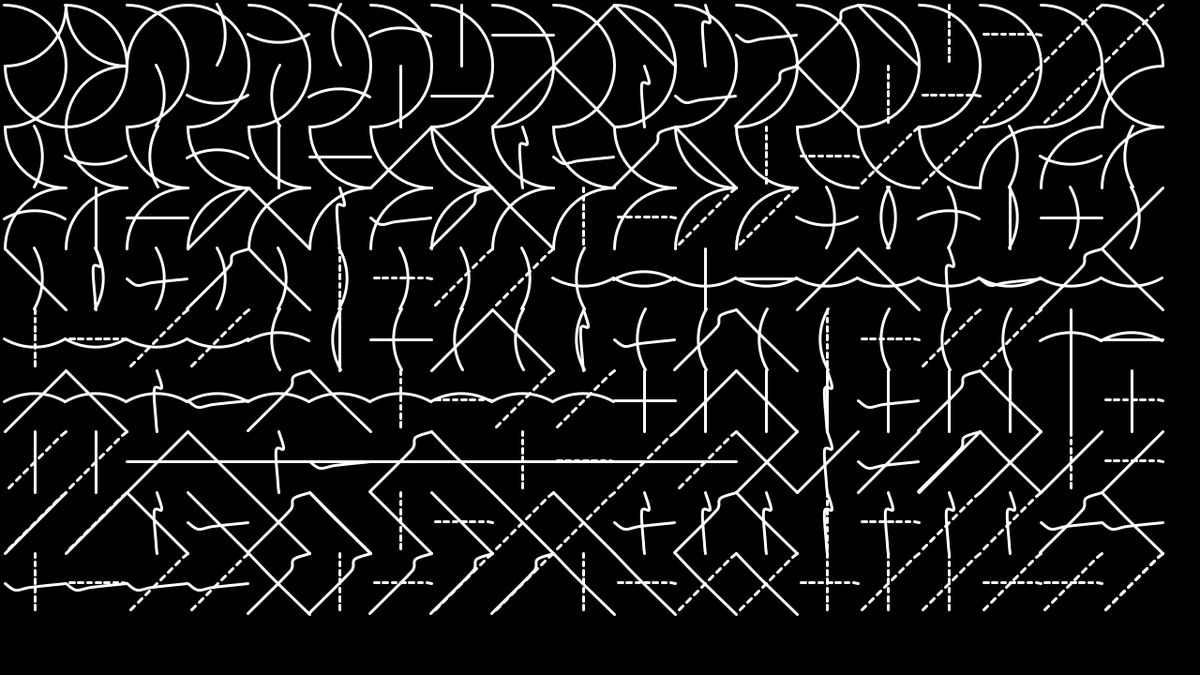
Frame 1 (no input)
Frame 60 (the mouse pressed at the canvas centre just before this capture): identical to frame 1, image omitted
Frame 120 (the mouse held since frame 60 and released just before this capture): identical to frame 1, image omitted

The Processing sketch that drew this single still picture (run headless with seeded random() and noise(); from frame 60 on, the mouse is pressed at the canvas centre):

// Processing sketch: Arcs_and_Lines
// ── Arcs_and_Lines.pde
//look up chalk, chalkboard texture
//make catalog of shapes 1-20
//not-straight function
//make catalog
//// if j>i(i, j)
//MAKE LESS EXPENSIVE, CALCULATE ALL COMBINATIONS, THEN DRAW

int lnwt = 3;
CrookedLine [] cls, clsd;
int cellsz = 65;
int numcrklns = 7;
int crklnct = 0;
PVector []dpts;
PVector []dptsd;
int celct = 0;
int [][] combos;



void setup() {
  size(1280, 720);
  smooth();
  cls = new CrookedLine[numcrklns];
  clsd = new CrookedLine[numcrklns];
  for (int i=0; i<cls.length; i++) {
    cls[i] = new CrookedLine(0, 0, 0, cellsz, ceil(random(4)), 14);
    clsd[i] = new CrookedLine(0, 0, cellsz, cellsz, ceil(random(4)), 14);
  }
  dpts = dashed(0, 0, 0, cellsz, 14);
  dptsd = dashed(0, 0, cellsz, cellsz, 16);
  combos = new int[190][2];
  for (int i=0; i<20; i++) {
    for (int j=0; j<20; j++) {
      if (j>i) {
        combos[celct][0] = i+1;
        combos[celct][1] = j+1;
        println(combos.length);
        celct++;
      }
    }
  }
}

void draw() {
  background(0);
  for(int i=0;i<combos.length;i++){
  arcsAndLines(5+((i%19)*cellsz), 5+(cellsz*floor(i/19.0)), cellsz, 0, combos[i][0], combos[i][1]);
 // arcsAndLines(70, 5, cellsz, 0, combos[1][0], combos[1][1]);
  }
}

void arcsAndLines(int x, int y, int sz, int bb, int s1, int s2) {
  noFill();

  //Bounding box
  if (bb==1) {
    stroke(255, 165, 0);
    strokeWeight(1);
    rectMode(CORNER);
    rect(x, y, sz, sz);
    ellipse(x+(sz/2), y, 3, 3);
    ellipse(x+(sz/2), y+sz, 3, 3);
    ellipse(x, y+(sz/2), 3, 3);
    ellipse(x+sz, y+(sz/2), 3, 3);
  }

  //Shape 1
  switch(s1) {

  case 1:
    stroke(255);
    strokeWeight(lnwt);
    ellipseMode(CENTER);
    arc(x, y+sz, sz*2, sz*2, -HALF_PI, 0);
    break;

  case 2:
    stroke(255);
    strokeWeight(lnwt);
    ellipseMode(CENTER);
    arc(x, y, sz*2, sz*2, 0, HALF_PI);
    break;

  case 3:
    stroke(255);
    strokeWeight(lnwt);
    ellipseMode(CENTER);
    arc(x+sz, y, sz*2, sz*2, HALF_PI, PI);
    break;

  case 4:
    stroke(255);
    strokeWeight(lnwt);
    ellipseMode(CENTER);
    arc(x+sz, y+sz, sz*2, sz*2, -PI, -HALF_PI);
    break;

  case 5:
    stroke(255);
    strokeWeight(lnwt);
    ellipseMode(CENTER);
    arc(x-(sz/2.66667), y+(sz/2), sz*2, sz*2, -0.16667*PI, 0.16667*PI);
    break;

  case 6:
    stroke(255);
    strokeWeight(lnwt);
    ellipseMode(CENTER);
    arc(x+(sz/2), y-(sz/2.66667), sz*2, sz*2, HALF_PI - (0.16667*PI), HALF_PI + (0.16667*PI) );
    break;

  case 7:
    stroke(255);
    strokeWeight(lnwt);
    ellipseMode(CENTER);
    arc( x+sz+(sz/2.66667), y+(sz/2), sz*2, sz*2, PI - (0.16667*PI), PI + (0.16667*PI) );
    break;

  case 8:
    stroke(255);
    strokeWeight(lnwt);
    ellipseMode(CENTER);
    arc( x+(sz/2), y+sz+(sz/2.66667), sz*2, sz*2, -HALF_PI - (0.16667*PI), -HALF_PI + (0.16667*PI) );
    break;

  case 9:
    stroke(255);
    strokeWeight(lnwt);
    line( x+(sz/2), y, x+(sz/2), y+sz );
    break;

  case 10:
    stroke(255);
    strokeWeight(lnwt);
    line( x, y+(sz/2), x+sz, y+(sz/2) );
    break;

  case 11:
    stroke(255);
    strokeWeight(lnwt);
    line( x+sz, y, x, y+sz );
    break;

  case 12:
    stroke(255);
    strokeWeight(lnwt);
    line( x, y, x+sz, y+sz );
    break;

  case 13:
    stroke(255);
    strokeWeight(lnwt);
    cls[0].drw(x+(sz/2), y, 0); //find a way to make this variable
    break;

  case 14:
    stroke(255);
    strokeWeight(lnwt);
    cls[1].drw(x, y+(sz/2.0), -90.0); //find a way to make this variable
    break;

  case 15:
    stroke(255);
    strokeWeight(lnwt);
    clsd[0].drw(x+sz, y, 90.0); //find a way to make this variable
    break;

  case 16:
    stroke(255);
    strokeWeight(lnwt);
    clsd[3].drw(x, y, 0.0); //find a way to make this variable
    break;

  case 17:
    stroke(255);
    strokeWeight(lnwt);
    pushMatrix();
    translate(x+(sz/2), y);
    for (int i=0; i<dpts.length-1; i+=2) {
      line(dpts[i].x, dpts[i].y, dpts[i+1].x, dpts[i+1].y);
    }
    popMatrix();
    break;

  case 18:
    stroke(255);
    strokeWeight(lnwt);
    pushMatrix();
    translate(x+sz, y+sz/2);
    rotate(radians(90));
    for (int i=0; i<dpts.length-1; i+=2) {
      line(dpts[i].x, dpts[i].y, dpts[i+1].x, dpts[i+1].y);
    }
    popMatrix();
    break;

  case 19:
    stroke(255);
    strokeWeight(lnwt);
    pushMatrix();
    translate(x+sz, y);
    rotate(radians(90));
    for (int i=0; i<dptsd.length-1; i+=2) {
      line(dptsd[i].x, dptsd[i].y, dptsd[i+1].x, dptsd[i+1].y);
    }
    popMatrix();
    break;

  case 20:
    stroke(255);
    strokeWeight(lnwt);
    pushMatrix();
    translate(x+sz, y);
    rotate(radians(90));
    for (int i=0; i<dptsd.length-1; i+=2) {
      line(dptsd[i].x, dptsd[i].y, dptsd[i+1].x, dptsd[i+1].y);
    }
    popMatrix();
    break;
  }

  //Shape 2
  switch(s2) {

  case 1:
    stroke(255);
    strokeWeight(lnwt);
    ellipseMode(CENTER);
    arc(x, y+sz, sz*2, sz*2, -HALF_PI, 0);
    break;

  case 2:
    stroke(255);
    strokeWeight(lnwt);
    ellipseMode(CENTER);
    arc(x, y, sz*2, sz*2, 0, HALF_PI);
    break;

  case 3:
    stroke(255);
    strokeWeight(lnwt);
    ellipseMode(CENTER);
    arc(x+sz, y, sz*2, sz*2, HALF_PI, PI);
    break;

  case 4:
    stroke(255);
    strokeWeight(lnwt);
    ellipseMode(CENTER);
    arc(x+sz, y+sz, sz*2, sz*2, -PI, -HALF_PI);
    break;

  case 5:
    stroke(255);
    strokeWeight(lnwt);
    ellipseMode(CENTER);
    arc(x-(sz/2.66667), y+(sz/2), sz*2, sz*2, -0.16667*PI, 0.16667*PI);
    break;

  case 6:
    stroke(255);
    strokeWeight(lnwt);
    ellipseMode(CENTER);
    arc(x+(sz/2), y-(sz/2.66667), sz*2, sz*2, HALF_PI - (0.16667*PI), HALF_PI + (0.16667*PI) );
    break;

  case 7:
    stroke(255);
    strokeWeight(lnwt);
    ellipseMode(CENTER);
    arc( x+sz+(sz/2.66667), y+(sz/2), sz*2, sz*2, PI - (0.16667*PI), PI + (0.16667*PI) );
    break;

  case 8:
    stroke(255);
    strokeWeight(lnwt);
    ellipseMode(CENTER);
    arc( x+(sz/2), y+sz+(sz/2.66667), sz*2, sz*2, -HALF_PI - (0.16667*PI), -HALF_PI + (0.16667*PI) );
    break;

  case 9:
    stroke(255);
    strokeWeight(lnwt);
    line( x+(sz/2), y, x+(sz/2), y+sz );
    break;

  case 10:
    stroke(255);
    strokeWeight(lnwt);
    line( x, y+(sz/2), x+sz, y+(sz/2) );
    break;

  case 11:
    stroke(255);
    strokeWeight(lnwt);
    line( x+sz, y, x, y+sz );
    break;

  case 12:
    stroke(255);
    strokeWeight(lnwt);
    line( x, y, x+sz, y+sz );
    break;

  case 13:
    stroke(255);
    strokeWeight(lnwt);
    cls[0].drw(x+(sz/2), y, 0); //find a way to make this variable
    break;

  case 14:
    stroke(255);
    strokeWeight(lnwt);
    cls[1].drw(x, y+(sz/2.0), -90.0); //find a way to make this variable
    break;

  case 15:
    stroke(255);
    strokeWeight(lnwt);
    clsd[0].drw(x+sz, y, 90.0); //find a way to make this variable
    break;

  case 16:
    stroke(255);
    strokeWeight(lnwt);
    clsd[3].drw(x, y, 0.0); //find a way to make this variable
    break;

  case 17:
    stroke(255);
    strokeWeight(lnwt);
    pushMatrix();
    translate(x+(sz/2), y);
    for (int i=0; i<dpts.length-1; i+=2) {
      line(dpts[i].x, dpts[i].y, dpts[i+1].x, dpts[i+1].y);
    }
    popMatrix();
    break;

  case 18:
    stroke(255);
    strokeWeight(lnwt);
    pushMatrix();
    translate(x+sz, y+sz/2);
    rotate(radians(90));
    for (int i=0; i<dpts.length-1; i+=2) {
      line(dpts[i].x, dpts[i].y, dpts[i+1].x, dpts[i+1].y);
    }
    popMatrix();
    break;

  case 19:
    stroke(255);
    strokeWeight(lnwt);
    pushMatrix();
    translate(x+sz, y);
    rotate(radians(90));
    for (int i=0; i<dptsd.length-1; i+=2) {
      line(dptsd[i].x, dptsd[i].y, dptsd[i+1].x, dptsd[i+1].y);
    }
    popMatrix();
    break;

  case 20:
    stroke(255);
    strokeWeight(lnwt);
    pushMatrix();
    translate(x+sz, y);
    rotate(radians(90));
    for (int i=0; i<dptsd.length-1; i+=2) {
      line(dptsd[i].x, dptsd[i].y, dptsd[i+1].x, dptsd[i+1].y);
    }
    popMatrix();
    break;
  }
}


//COMMENT THIS

PVector[] dashed(int x1, int y1, int x2, int y2, int steps) {

  PVector[] pts = new PVector[steps];

  for (int i = 0; i < steps; i++) {
    float x = lerp(x1, x2, i/float(steps)) ;
    float y = lerp(y1, y2, i/float(steps));
    pts[i] = new PVector(x, y);
  }
  return pts;
}


class CrookedLine {
  int x1, y1, x2, y2, numpts;
  float w;
  PVector start, dir, end, pp1;
  PVector[] pts;
  float[] segs;


  CrookedLine(int ax1, int ay1, int ax2, int ay2, int anumpts, float aw) {

    x1 = ax1;
    y1 = ay1;
    x2 = ax2;
    y2 = ay2;
    numpts = anumpts;
    w = aw;

    start = new PVector(x1, y1);
    dir = new PVector(x2, y2);
    end = PVector.add(start, dir);
    pts= new PVector[numpts];

    pp1 = new PVector(dir.y, -dir.x);
    pp1.normalize();
    pp1.mult(w/2.0);

    segs = new float[numpts];
    for (int i=0; i<segs.length; i++) {
      segs[i] = random(0.10, 0.9);
    }
    segs = sort(segs);

    for (int i=0; i<numpts; i++) {
      pts[i] = PVector.add( start, PVector.mult( dir, segs[i] ));
      pts[i] = PVector.add( pts[i], PVector.mult( pp1, random(-1.0, 1.0) ) );
    }
  }

  void drw(float locx, float locy, float deg) {
    noFill();
    pushMatrix();
    translate(locx, locy);
    rotate(radians(deg));
    beginShape();
    curveVertex(start.x, start.y);
    curveVertex(start.x, start.y);
    for (int i=0; i<pts.length; i++) {
      curveVertex(pts[i].x, pts[i].y);
    }
    curveVertex(end.x, end.y);
    curveVertex(end.x, end.y);
    endShape();

    popMatrix();
  }
}
